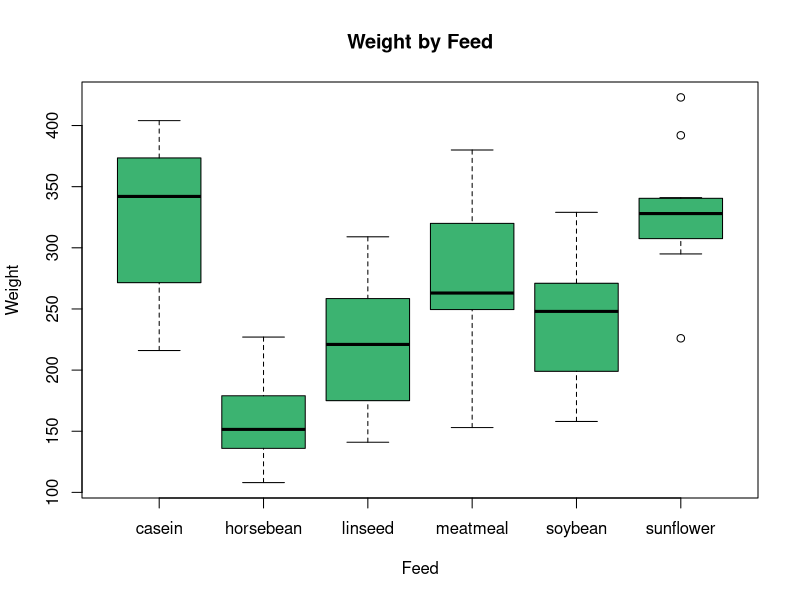

Reproduce this figure in R.
## ---- chunk 1
knitr::opts_chunk$set(echo = TRUE)
## ---- chunk 2
xbar1 = mean(c(5, 4.5, 4, 3))
xbar2 = mean(c(3.5, 7, 4.5))
xbar3 = mean(c(8, 4, 3.5))

sd1 = sd(c(5, 4.5, 4, 3))
sd2 = sd(c(3.5, 7, 4.5))
sd3 = sd(c(8, 4, 3.5))
## ---- chunk 3
TrMS = 2.2458/2
TrF = TrMS/2.9792
TrP = 1-pf(TrF, df1=2, df2=8)
Erdf = 10 - 3
ErSS = 3*sd1^2 + 2*sd2^2 + 2*sd3^2
ToSS = 2.2458+ErSS

table = data.frame(Rows=c("Treatment", "Error", "Total"), 
                   df=c(2, Erdf, 9), SS=c(2.2458, ErSS, ToSS), 
                   MS=c(TrMS, 2.9792,"N/A"), 
                   F=c(TrF,"N/A","N/A"), 
                   pvalue=c(TrP,"N/A","N/A"))
table
## ---- chunk 4
data("chickwts") # load chickwts dataset

boxplot(chickwts$weight~chickwts$feed, main="Weight by Feed", xlab = "Feed", 
        ylab="Weight", col="mediumseagreen")
aov1 = aov(chickwts$weight~chickwts$feed)
anova(aov1)
pairwise.t.test(chickwts$weight, chickwts$feed, p.adj="bonferroni")
